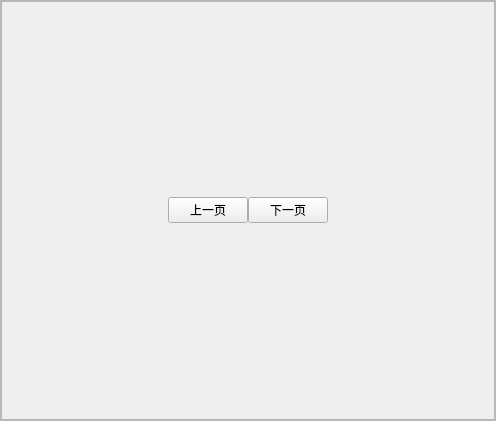
<?xml version="1.0" encoding="UTF-8"?>
<ui version="4.0">
 <class>Frame</class>
 <widget class="QFrame" name="Frame">
  <property name="geometry">
   <rect>
    <x>0</x>
    <y>0</y>
    <width>496</width>
    <height>421</height>
   </rect>
  </property>
  <property name="windowTitle">
   <string>Frame</string>
  </property>
  <property name="frameShape">
   <enum>QFrame::StyledPanel</enum>
  </property>
  <property name="frameShadow">
   <enum>QFrame::Raised</enum>
  </property>
  <layout class="QVBoxLayout" name="verticalLayout" stretch="0">
   <property name="spacing">
    <number>0</number>
   </property>
   <property name="leftMargin">
    <number>0</number>
   </property>
   <property name="topMargin">
    <number>0</number>
   </property>
   <property name="rightMargin">
    <number>0</number>
   </property>
   <property name="bottomMargin">
    <number>0</number>
   </property>
   <item>
    <widget class="QScrollArea" name="scrollArea">
     <property name="widgetResizable">
      <bool>true</bool>
     </property>
     <widget class="QWidget" name="scrollAreaWidgetContents_2">
      <property name="geometry">
       <rect>
        <x>0</x>
        <y>0</y>
        <width>492</width>
        <height>417</height>
       </rect>
      </property>
      <layout class="QVBoxLayout" name="verticalLayout_2" stretch="10,1">
       <property name="spacing">
        <number>0</number>
       </property>
       <property name="leftMargin">
        <number>0</number>
       </property>
       <property name="topMargin">
        <number>0</number>
       </property>
       <property name="rightMargin">
        <number>0</number>
       </property>
       <property name="bottomMargin">
        <number>0</number>
       </property>
       <item>
        <layout class="QGridLayout" name="gridLayout">
         <property name="spacing">
          <number>0</number>
         </property>
        </layout>
       </item>
       <item>
        <layout class="QHBoxLayout" name="horizontalLayout_2">
         <item>
          <spacer name="horizontalSpacer_3">
           <property name="orientation">
            <enum>Qt::Horizontal</enum>
           </property>
           <property name="sizeHint" stdset="0">
            <size>
             <width>40</width>
             <height>20</height>
            </size>
           </property>
          </spacer>
         </item>
         <item>
          <widget class="QPushButton" name="prevButton">
           <property name="text">
            <string>上一页</string>
           </property>
          </widget>
         </item>
         <item>
          <widget class="QPushButton" name="nextButton">
           <property name="text">
            <string>下一页</string>
           </property>
          </widget>
         </item>
         <item>
          <spacer name="horizontalSpacer_4">
           <property name="orientation">
            <enum>Qt::Horizontal</enum>
           </property>
           <property name="sizeHint" stdset="0">
            <size>
             <width>40</width>
             <height>20</height>
            </size>
           </property>
          </spacer>
         </item>
        </layout>
       </item>
      </layout>
     </widget>
    </widget>
   </item>
  </layout>
 </widget>
 <resources/>
 <connections>
  <connection>
   <sender>prevButton</sender>
   <signal>clicked()</signal>
   <receiver>Frame</receiver>
   <slot>slot_prev_clicked()</slot>
   <hints>
    <hint type="sourcelabel">
     <x>205</x>
     <y>406</y>
    </hint>
    <hint type="destinationlabel">
     <x>184</x>
     <y>480</y>
    </hint>
   </hints>
  </connection>
  <connection>
   <sender>nextButton</sender>
   <signal>clicked()</signal>
   <receiver>Frame</receiver>
   <slot>slot_next_clicked()</slot>
   <hints>
    <hint type="sourcelabel">
     <x>292</x>
     <y>402</y>
    </hint>
    <hint type="destinationlabel">
     <x>292</x>
     <y>442</y>
    </hint>
   </hints>
  </connection>
 </connections>
 <slots>
  <slot>slot_prev_clicked()</slot>
  <slot>slot_next_clicked()</slot>
 </slots>
</ui>
